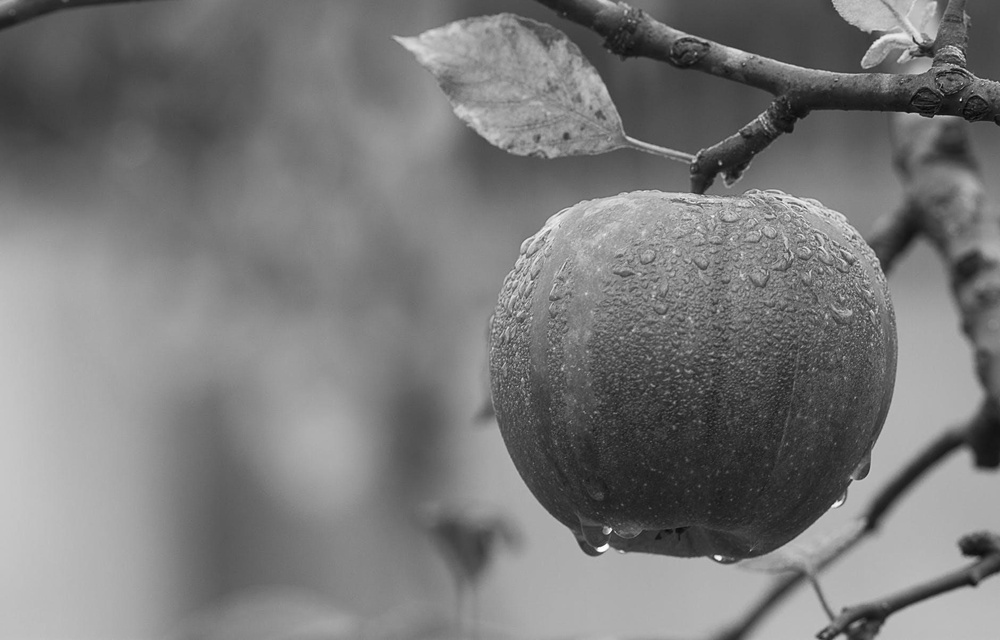
#> input picture IITD Assignments Megha 2024/09_histogram_equalization/grey_apple.jpg, 1000 x 640 px, shrunk from 1880 x 1204 before the run
$ python 'Histogram Equalization(8).py'
#> lines starting #> are read from the running program, lines starting #| are printed output that depends on the picture
#!/usr/bin/env python
# coding: utf-8

# In[9]:


import cv2
import numpy as np
import matplotlib.pyplot as plt


# <h2>Using In-built function equalizeHist()</h2>

# In[29]:


# Load the image
image = cv2.imread('grey_apple.jpg', cv2.IMREAD_GRAYSCALE)
#> image is the input picture: shape (640, 1000); min 1, max 255, mean 121.2

# Display the original image
plt.figure(figsize=(10, 7))
plt.subplot(1, 2, 1)
plt.title('Original Image')
plt.imshow(image, cmap='gray')

#display the equalized image
equalized_hist = cv2.equalizeHist(image)
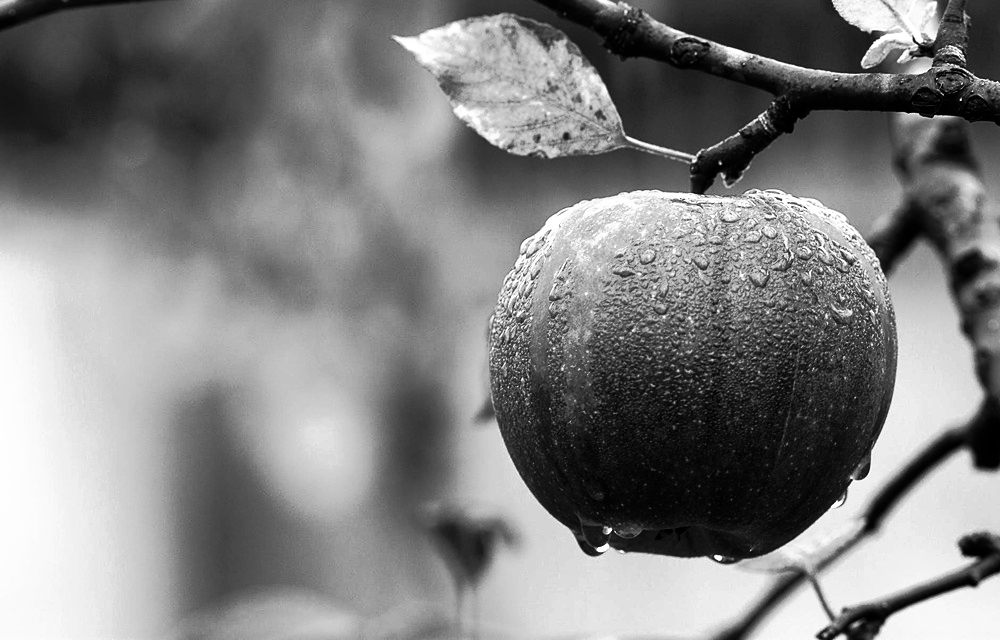
#> equalized_hist: shape (640, 1000); min 0, max 255, mean 128.4
plt.subplot(1,2,2)
plt.title('Equalized Image')
plt.imshow(equalized_hist, cmap='gray')

plt.show()
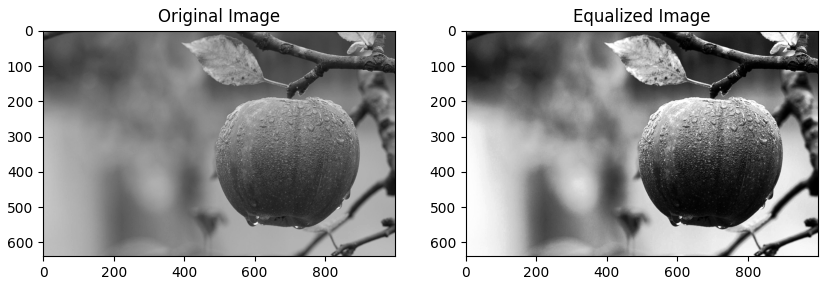
#> figure drawn by matplotlib, 2 panels


# <h2>Equalization (without equalizeHist())</h2>

# In[16]:


def histogram_equalization(image):
    # Calculate histogram
    hist, bins = np.histogram(image.flatten(), 256, [0, 256])
#> hist = 256 values, max 7447 at index 174, min 0 at index 0, mean 2500; bins = 257 values from 0 to 256

    # Calculate CDF
    cdf = hist.cumsum()
#> cdf = 256 values from 0 to 640000
    cdf_normalized = cdf * hist.max() / cdf.max()  # Normalize CDF for plotting
#> cdf_normalized = 256 values from 0 to 7447

    # Mask all zeros (if any)
    cdf_m = np.ma.masked_equal(cdf, 0)
    # Normalize CDF
    cdf_m = (cdf_m - cdf_m.min()) * 255 / (cdf_m.max() - cdf_m.min())
    # Fill masked values with 0
    cdf = np.ma.filled(cdf_m, 0).astype('uint8')
#> cdf = 256 values from 0 to 255

    # Map the original gray levels in the image to equalized gray levels
    equalized_image = cdf[image]

    return equalized_image, hist, cdf_normalized

# Load an example image in grayscale
image = cv2.imread('grey_apple.jpg', cv2.IMREAD_GRAYSCALE)

# Perform histogram equalization
equalized_image, original_hist, original_cdf = histogram_equalization(image)
#> original_hist has the same summary as hist in histogram_equalization; original_cdf = 256 values from 0 to 7447
equalized_hist, _ = np.histogram(equalized_image.flatten(), 256, [0, 256])
#> equalized_hist = 256 values, max 7447 at index 224, min 0 at index 31, mean 2500
equalized_cdf = equalized_hist.cumsum()
#> equalized_cdf = 256 values from 2140 to 640000
equalized_cdf_normalized = equalized_cdf * equalized_hist.max() / equalized_cdf.max()
#> equalized_cdf_normalized = 256 values from 24.9 to 7447

# Display the original and equalized images
plt.figure(figsize=(12, 6))
plt.subplot(2, 2, 1)
plt.title('Original Image')
plt.imshow(image, cmap='gray')
plt.subplot(2, 2, 2)
plt.title('Equalized Image')
plt.imshow(equalized_image, cmap='gray')

# Display the histograms and CDFs
plt.subplot(2, 2, 3)
plt.title('Original Histogram and CDF')
plt.hist(image.flatten(), 256, [0, 256], color='r', alpha=0.5, label='Histogram')
plt.plot(original_cdf, color='b', label='CDF')
plt.legend(loc='upper left')

plt.subplot(2, 2, 4)
plt.title('Equalized Histogram and CDF')
plt.hist(equalized_image.flatten(), 256, [0, 256], color='r', alpha=0.5, label='Histogram')
plt.plot(equalized_cdf_normalized, color='b', label='CDF')
plt.legend(loc='upper left')

plt.tight_layout()
plt.show()
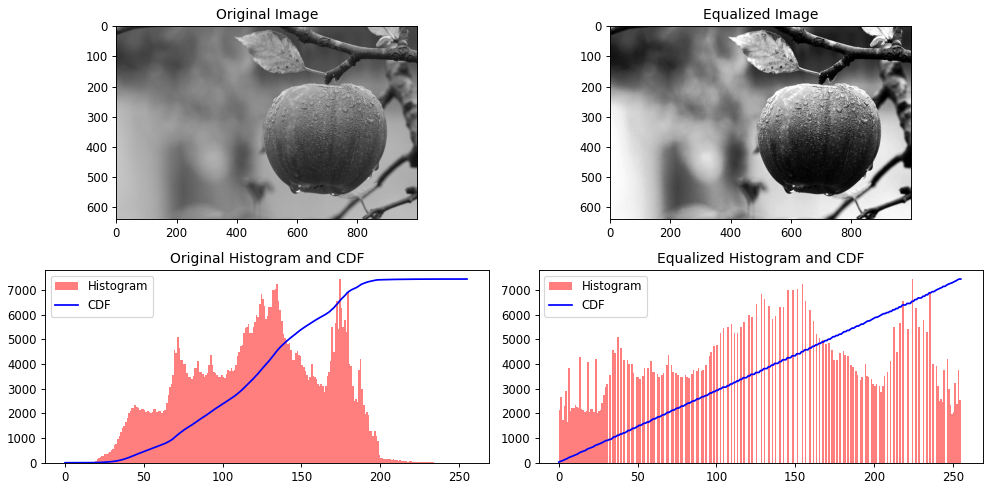
#> figure drawn by matplotlib, 4 panels; panel 3: tallest bar 7447 high, from x = 174 to 175; panel 3: curve peaks at x = 255, y = 7447; panel 4: tallest bar 7447 high, from x = 224 to 225; panel 4: curve peaks at x = 255, y = 7447


# In[ ]:
